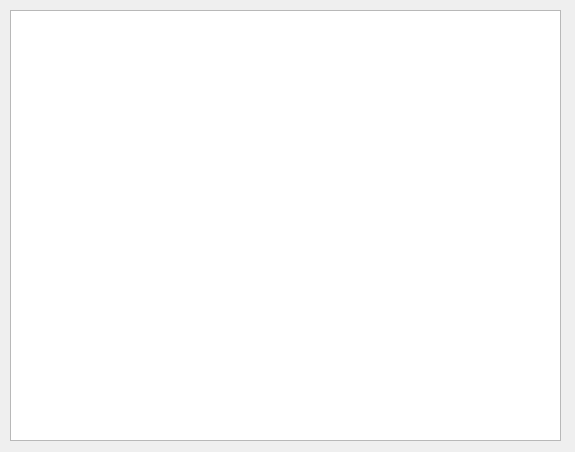
<?xml version="1.0" encoding="UTF-8"?>
<ui version="4.0">
 <class>Dialog</class>
 <widget class="QDialog" name="Dialog">
  <property name="geometry">
   <rect>
    <x>0</x>
    <y>0</y>
    <width>575</width>
    <height>452</height>
   </rect>
  </property>
  <property name="windowTitle">
   <string>Dialog</string>
  </property>
  <widget class="QGraphicsView" name="graphicsView">
   <property name="geometry">
    <rect>
     <x>10</x>
     <y>10</y>
     <width>551</width>
     <height>431</height>
    </rect>
   </property>
  </widget>
 </widget>
 <layoutdefault spacing="6" margin="11"/>
 <resources/>
 <connections/>
</ui>
